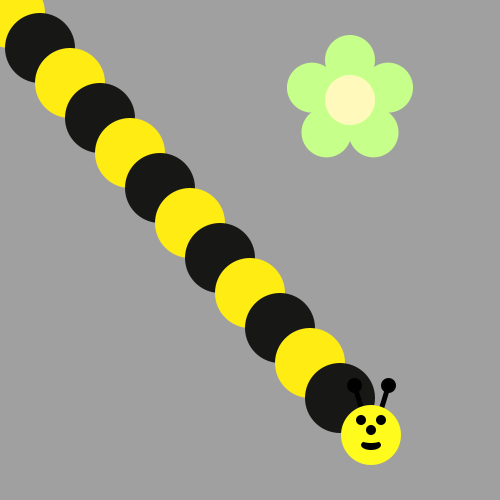
Frame 1 (no input)
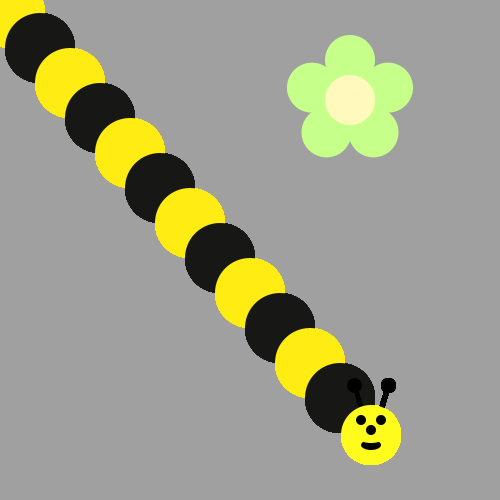
Frame 60 (the mouse pressed at the canvas centre just before this capture)
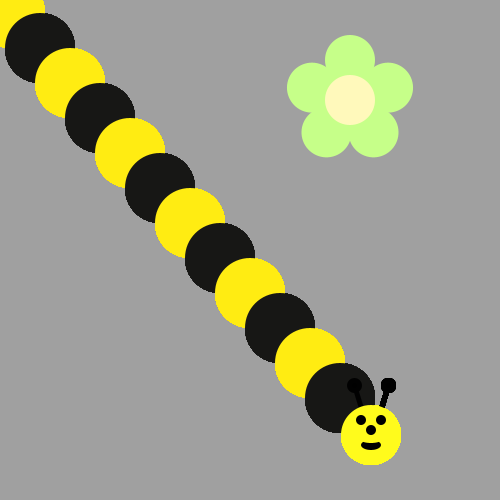
Frame 120 (the mouse held since frame 60 and released just before this capture)

The Processing sketch that drew these frames (run headless with seeded random() and noise(); from frame 60 on, the mouse is pressed at the canvas centre):

// Processing sketch: bumble_bee
// ── bumble_bee.pde

void draw() {
/*Use a loop to make a body for the Bee!
Then put his head on using drawBeeFace(x,y)
Use Modulo to make the colors alternate 
*/
int x = 10; 
int y = 13; 
for(int i=0; i<12;i++){
  if (i % 2 == 0)
  fill(#FFEC12);//yellow
else
  fill(#171715);//black 
  ellipse(x,y,70,70);
  x += 30;
  y += 35;
  
}
x += 1;
y += 2;
drawBeeFace (x,y);

}

void drawFlower(int x, int y) {
     noStroke();
     translate(x, y);
     // draw 5 petals, rotating after each one
     fill(#c6ff89);      // green
      for (int i = 0; i < 5; i++) {
           ellipse(0, -40, 50, 50);
          rotate(radians(72));
     }
     fill(#fff9bb); // light yellow
     ellipse(0, 0, 50, 50);
} 
void drawBeeFace(int BeeFaceX, int BeeFaceY) {
     noStroke();
     fill(0, 0, 0);
     stroke(1);
     strokeWeight(5);
     line(BeeFaceX-10, BeeFaceY-27, BeeFaceX-17, BeeFaceY-50);
     line(BeeFaceX+10, BeeFaceY-27, BeeFaceX+17, BeeFaceY-50);
     ellipse(BeeFaceX-17, BeeFaceY-50, 10, 10);
     ellipse(BeeFaceX+17, BeeFaceY-50, 10, 10);
     noStroke();
     fill(255, 251, 28);
     ellipse(BeeFaceX, BeeFaceY, 60, 60); // face
     fill(255, 237, 209);
     fill(0,0,0);
      ellipse(BeeFaceX-10, BeeFaceY-15, 10, 10); // eyes
     ellipse(BeeFaceX+10, BeeFaceY-15, 10, 10);
      ellipse(BeeFaceX, BeeFaceY-5, 10, 10); // nose
      ellipse(BeeFaceX, BeeFaceY+10, 20, 10);// mouth
     fill(255, 251, 28);
     ellipse(BeeFaceX, BeeFaceY+5, 20, 6);
     
}

void setup() {
     ellipseMode(CENTER);
     size(500, 500);
     background(160, 160, 160);
      drawFlower(350, 100);
      
}
